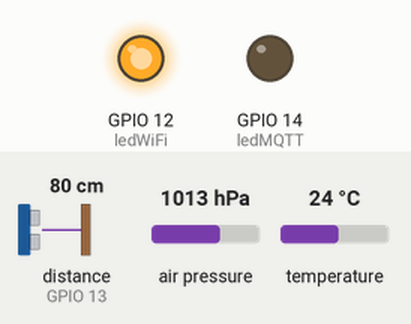
The program below on a simulated ESP8266 (NodeMCU). Shown: output pins drawn as LEDs (lit = HIGH). The inputs (shaded band) are chosen by the test bench; at power-on: distance to the obstacle (sensor on GPIO 13) 80 cm, air pressure 1013 hPa, temperature 24 °C. The echo pulse lasts 58.3 µs per cm; WiFi joins after 1.5 s; servers stay silent unless stated; no MQTT or app messages arrive unless stated; what the program prints to the serial monitor is not drawn.

Above: at 0.1 s.
At 0.8 s:
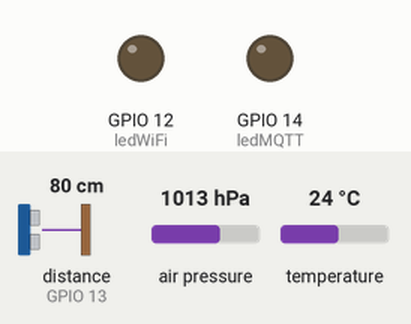
At 1.6 s:
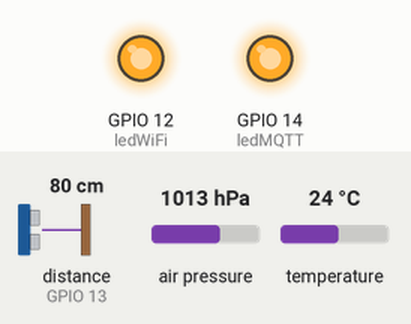
Timing chart, 0 to 3.1 s (numbered marks = the images above):
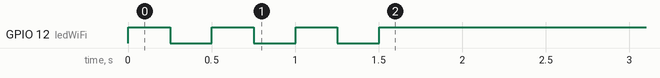

The program:

main.cpp
```cpp
// (licence header left out)
#include <Arduino.h>
#include <ESP8266WiFi.h>
#include <Ultrasonic.h>
#include <PubSubClient.h>
#include <Wire.h>
#include <SPI.h>
#include <Adafruit_Sensor.h>
#include <Adafruit_BMP280.h>

#define ledWiFi 12
#define ledMQTT 14
#define triggerPin 15
#define echoPin 13
#define tempoMedida 1000 * 30
#define MSG_BUFFER_SIZE 100
#define topic_BUFFER_SIZE 50
#define numberEsp 1

Ultrasonic ultrasonic(triggerPin, echoPin);
WiFiClient espClient;
PubSubClient client(espClient);
Adafruit_BMP280 bmp;

float alturaSensor;
float ultimaAltura = 0;
float raioGalao = 30; // raio em cm
float ultimoTempo = 0;
int status = 0;

unsigned long lastMsg = 0;
char msg[MSG_BUFFER_SIZE];
char topic[topic_BUFFER_SIZE];

char topicBMPTemperatura[topic_BUFFER_SIZE];
char topicBMPPressao[topic_BUFFER_SIZE];
char topicBMPAltitude[topic_BUFFER_SIZE];

char topicEscoamento[topic_BUFFER_SIZE];
char topicNivelAgua[topic_BUFFER_SIZE];
char topicVolume[topic_BUFFER_SIZE];
char topicDistancia[topic_BUFFER_SIZE];
char topicRaio[topic_BUFFER_SIZE];
char topicStatus[topic_BUFFER_SIZE];

int statusWifi = 0;

// Há vários wifis que posso tentar conectar e, assim, facilitar a conexão
const char *ssid0 = "";
const char *password0 = "";
const char *ssid1 = "";
const char *password1 = "";
const char *ssid2 = "";
const char *password2 = "";
const char *mqtt_server = ""; // servirdor embarcacoes.ic.unicamp.br

void customPrint(char topic[], char msg[])
{
  client.publish(topic, msg);
  snprintf(msg, MSG_BUFFER_SIZE, "%s %s\n", topic, msg);
  Serial.println(msg);
}

void configWiFi() // configurar para tentar conectar com diferentes redes
{
  while (WiFi.status() != WL_CONNECTED)
  {
    int lastTime = millis();
    Serial.println();
    Serial.print("Conectando a ");

    if (statusWifi == 0) // Uma máquina de estados para tentar conectar a diferentes redes
    {
      Serial.print(ssid0);
      WiFi.begin(ssid0, password0);
    }
    else if (statusWifi == 1)
    {
      Serial.print(ssid1);
      WiFi.begin(ssid1, password1);
    }
    else if (statusWifi == 2)
    {
      Serial.print(ssid2);
      WiFi.begin(ssid2, password2);
    }

    while (WiFi.status() != WL_CONNECTED)
    {
      digitalWrite(ledWiFi, 1); // led piscando enquanto tenta conectar
      delay(250);
      digitalWrite(ledWiFi, 0);
      delay(250);
      Serial.print("."); // imprime um ponto a cada 500ms, para saber que está tentando conectar

      if (((int)millis() - lastTime) > 10000) // a cada 5 segundos troco a rede que tento conectar
      {
        statusWifi++;
        if (statusWifi == 3)
          statusWifi = 0;
        break;
      }
    }
  }
  digitalWrite(ledWiFi, 1);
  Serial.println("");
  Serial.println("Conectado à rede Wi-Fi");
}

void callback(char *topic, byte *payload, unsigned int length)
{
  Serial.print("Message arrived [");
  Serial.print(topic);
  Serial.print("] ");
  for (int i = 0; i < length; i++)
  {
    Serial.print((char)payload[i]);
  }
  Serial.println();
}

void reconnect()
{
  digitalWrite(ledMQTT, 1);

  while (!client.connected())
  {
    while (WiFi.status() != WL_CONNECTED)
    {
      digitalWrite(ledMQTT, 0);
      configWiFi();
    }
    Serial.print("Attempting MQTT connection...");
    String clientId = "espKant-X";
    clientId[8] = numberEsp + 48;
    const char *userMqtt = "";
    const char *passwordMqtt = "";
    int statusLed = 0;

    if (client.connect(clientId.c_str(), userMqtt, passwordMqtt))
    {
      Serial.println("connected");
    }
    else
    {
      Serial.print("faistatusLed, rc=");
      Serial.print(client.state());
      Serial.println(" try again...");
      for (int i = 0; i < 20; i++)
      {
        statusLed = 1 - statusLed;
        digitalWrite(ledMQTT, statusLed);
        delay(250);
      }
    }
  }
  digitalWrite(ledMQTT, 1);
}

int testBMP280()
{
  return bmp.begin(0x76);
}

int readHCSR04()
{
  /*
    Este código lê a distância do sensor ultrassônico e retorna a distância medida em centímetros
  */
  return ultrasonic.distanceRead();
}

void readBMP280(float *tempC, float *pressao, float *altitude)
{
  /*
    Realiza "limit" medições e retorna a média dessas medições
    O intuito é reduzir medições erradas.
  */
  int limit = 20;
  *tempC = 0;
  *pressao = 0;
  *altitude = 0;
  for (int i = 0; i < limit; i++)
  {
    *tempC += bmp.readTemperature();
    *pressao += bmp.readPressure();
    *altitude += bmp.readAltitude();
  }
  *tempC /= limit;
  *pressao /= limit;
  *altitude /= limit;
}

void printBMP280()
{
  // Imprimi todos os dados do sensor BMP280
  if (!testBMP280())
  {
    snprintf(msg, MSG_BUFFER_SIZE, "0");
    customPrint(topicBMPTemperatura, msg);
    snprintf(msg, MSG_BUFFER_SIZE, "0");
    customPrint(topicBMPPressao, msg);
    snprintf(msg, MSG_BUFFER_SIZE, "0");
    customPrint(topicBMPAltitude, msg);
  }
  else
  {
    float tempC, pressao, altitude;
    readBMP280(&tempC, &pressao, &altitude);

    snprintf(msg, MSG_BUFFER_SIZE, "%.2f", tempC);
    client.publish(topicBMPTemperatura, msg);

    snprintf(msg, MSG_BUFFER_SIZE, "%.2f", pressao);
    client.publish(topicBMPPressao, msg);

    snprintf(msg, MSG_BUFFER_SIZE, "%.2f", altitude);
    client.publish(topicBMPAltitude, msg);
  }
}

void printHCSR04(float distancia)
{
  snprintf(msg, MSG_BUFFER_SIZE, "%.2f", alturaSensor - distancia);
  Serial.print(msg);
  client.publish(topicNivelAgua, msg);
}

void printEscoamento(float distancia)
{
  float atualAltura;

  atualAltura = alturaSensor - distancia;

  float fluxo = ((atualAltura - ultimaAltura) * 3.14 * raioGalao * raioGalao) / tempoMedida; // cm³ / s
  ultimaAltura = atualAltura;

  if (fluxo < 0)
    snprintf(msg, MSG_BUFFER_SIZE, "Esvaziando o galao.\n");
  else
    snprintf(msg, MSG_BUFFER_SIZE, "%.2f", fluxo);
  Serial.print(msg);
  client.publish(topicEscoamento, msg);
}

void printVolume(float distancia)
{
  float atualAltura;

  atualAltura = alturaSensor - distancia;

  float volume = (atualAltura * 3.14 * raioGalao * raioGalao); // cm³

  if (volume < 0)
    snprintf(msg, MSG_BUFFER_SIZE, "Erro");
  else
    snprintf(msg, MSG_BUFFER_SIZE, "%.2f", volume);
  Serial.print(msg);
  client.publish(topicVolume, msg);
}

void setup()
{
  pinMode(ledWiFi, OUTPUT);
  pinMode(ledMQTT, OUTPUT);
  snprintf(topic, topic_BUFFER_SIZE, "ic/escoamentoTelhado-%d", numberEsp);
  snprintf(topicRaio, topic_BUFFER_SIZE, "ic/escoamentoTelhado-%d/raio(cm)", numberEsp);
  snprintf(topicEscoamento, topic_BUFFER_SIZE, "ic/escoamentoTelhado-%d/Escoamento(cm3 por s)", numberEsp);
  snprintf(topicNivelAgua, topic_BUFFER_SIZE, "ic/escoamentoTelhado-%d/NivelAgua(cm)", numberEsp);
  snprintf(topicVolume, topic_BUFFER_SIZE, "ic/escoamentoTelhado-%d/Volume(cm3)", numberEsp);
  snprintf(topicBMPTemperatura, topic_BUFFER_SIZE, "ic/escoamentoTelhado-%d/BMP280/Temperatura(°C)", numberEsp);
  snprintf(topicBMPPressao, topic_BUFFER_SIZE, "ic/escoamentoTelhado-%d/BMP280/Pressao(Pa)", numberEsp);
  snprintf(topicBMPAltitude, topic_BUFFER_SIZE, "ic/escoamentoTelhado-%d/BMP280/Altitude(m)", numberEsp);
  snprintf(topicDistancia, topic_BUFFER_SIZE, "ic/escoamentoTelhado-%d/DistanciaAgua(1) (cm)", numberEsp);
  snprintf(topicRaio, topic_BUFFER_SIZE, "ic/escoamentoTelhado-%d/RaioGalao", numberEsp);
  snprintf(topicStatus, topic_BUFFER_SIZE, "ic/escoamentoTelhado-%d/Status", numberEsp);

  Serial.begin(9600);

  configWiFi();
  testBMP280();

  client.setServer(mqtt_server, 8883);
  client.setCallback(callback);
  alturaSensor = readHCSR04() + 0.3; // em cm
  if (!client.connected())
  {
    reconnect();
  }
  client.loop();
  snprintf(msg, MSG_BUFFER_SIZE, "%.2f", alturaSensor);
  Serial.print(msg);
  client.publish(topicDistancia, msg);
  snprintf(topicDistancia, topic_BUFFER_SIZE, "ic/escoamentoTelhado-%d/DistanciaAgua(cm)", numberEsp);

  snprintf(msg, MSG_BUFFER_SIZE, "%.2f", raioGalao);
  Serial.print(msg);
  client.publish(topicRaio, msg);
}

void loop()
{
  float ini = millis();
  if (!client.connected())
  {
    reconnect();
  }
  client.loop();
  unsigned long now = millis();
  if (now - lastMsg > tempoMedida)
  {
    lastMsg = now;
    float distancia = readHCSR04();
    snprintf(msg, MSG_BUFFER_SIZE, "%.2f", distancia);
    Serial.print(msg);
    client.publish(topicDistancia, msg);

    printHCSR04(distancia);
    printVolume(distancia);
    printEscoamento(distancia);
    printBMP280();
    ini = millis();
  }
  else if (millis() - ultimoTempo > 5000)
  {
    /*Envio uma mensagem a cada 5s para o senvidor, para saber que o esquipamento ta funcionando*/
    ultimoTempo = millis();
    float porcentagem = ((now - lastMsg) * 100) / (tempoMedida);
    if (status == 0)
    {
      Serial.print(".");
      snprintf(msg, MSG_BUFFER_SIZE, "Aguardando proxima leitura.      %.2f %%\n", porcentagem);
      client.publish(topicStatus, msg);
      status++;
    }
    else if (status == 1)
    {
      Serial.print(".");
      snprintf(msg, MSG_BUFFER_SIZE, "Aguardando proxima leitura..     %.2f %%\n", porcentagem);
      client.publish(topicStatus, msg);
      status++;
    }
    else
    {
      Serial.print(".");
      snprintf(msg, MSG_BUFFER_SIZE, "Aguardando proxima leitura...    %.2f %%\n", porcentagem);
      client.publish(topicStatus, msg);
      status = 0;
    }
  }
}
```
